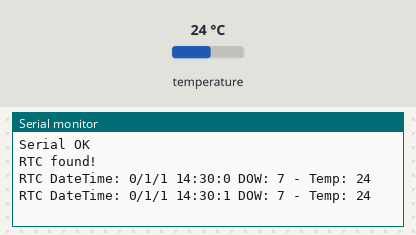
Recording of a program running on a simulated ESP32. On the bench: the last lines printed to the serial monitor. The test bench sets the inputs (shaded band); at power-on: temperature 24 °C. The local clock reads 2024-03-15 10:24:30 at power-on unless the program sets it.

Above: at 3.2 s.
3.3 s: temperature set to 12 °C
At 4.6 s:
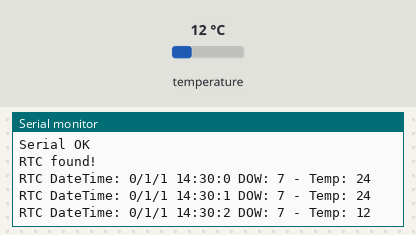
4.8 s: temperature set to 19 °C
At 5.7 s:
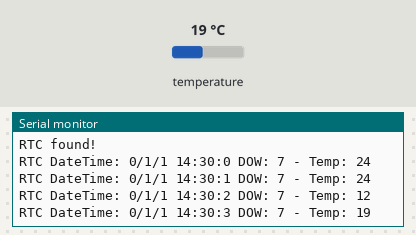
Timing chart, 0 to 7.8 s (numbered marks = the images above; inputs shaded):
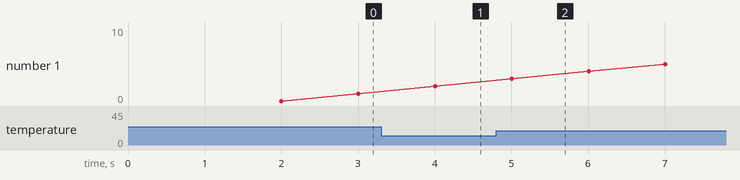

The program:

main.cpp
```cpp
// Date and time functions using a DS1307 RTC connected via I2C and Wire lib

#include <Arduino.h>
#include <uRTCLib.h>

// Define I2C pins for ESP32
#define I2C_SDA 21
#define I2C_SCL 22

uRTCLib rtc(0x68);

// Function to set only hours and minutes
void setTimeOnly(int hour, int minute) {
	// Set time with other values at 0
	// Parameters: second, minute, hour, dayOfWeek, dayOfMonth, month, year
	rtc.set(0, minute, hour, 1, 1, 1, 0);
}

void setup() {
	delay(2000);
	Serial.begin(115200);
	Serial.println("Serial OK");

	// Initialize I2C with explicit pins for ESP32
	Wire.begin(I2C_SDA, I2C_SCL);

	// Check if RTC is responding
	Wire.beginTransmission(0x68);
	byte error = Wire.endTransmission();

	if (error == 0) {
		Serial.println("RTC found!");
		// Example: Set time to 14:30 (2:30 PM)
		setTimeOnly(14, 30);
	} else {
		Serial.print("RTC not found! Error: ");
		Serial.println(error);
	}
}

void loop() {
	rtc.refresh();

	Serial.print("RTC DateTime: ");
	Serial.print(rtc.year());
	Serial.print('/');
	Serial.print(rtc.month());
	Serial.print('/');
	Serial.print(rtc.day());

	Serial.print(' ');

	Serial.print(rtc.hour());
	Serial.print(':');
	Serial.print(rtc.minute());
	Serial.print(':');
	Serial.print(rtc.second());

	Serial.print(" DOW: ");
	Serial.print(rtc.dayOfWeek());

	Serial.print(" - Temp: ");
	Serial.print(rtc.temp()  / 100);

	Serial.println();

	delay(1000);
}
```

Measured:
- after the input at 3.3 s, the serial monitor: prints a new line after 0.70 s (image 1)
- after the input at 4.8 s, the serial monitor: prints a new line after 0.21 s (image 2)
